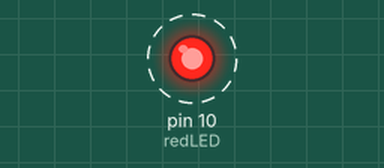
Simulated run of this sketch. Board: Arduino Uno, built with avr-gcc and run on an emulated ATmega328P. On the bench: output pins drawn as LEDs (lit = HIGH). Dashed ring = blinking. What the sketch prints to the serial monitor is not drawn.

Above: at 0.2 s.
Timing chart, 0 to 3.0 s (numbered marks = the images above):
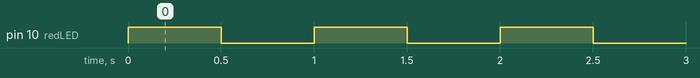

Measured:
- by itself, pin 10 (redLED): alternates HIGH for 0.50 s and LOW for 0.50 s

The sketch:

1-blink.ino
```cpp
#include <Arduino.h>

// Define the pins our LED is connected to
#define redLED 10

// Setup
void setup() {
    // Start debugging output
    Serial.begin(115200);

    // LED pins are OUTPUT pins
    pinMode(redLED, OUTPUT);

    // But set them off (LOW) initially
    digitalWrite(redLED, LOW);

    // All done
    Serial.println("Setup completed");
}

// Main loop
void loop() {
    // Start the red LED going
    digitalWrite(redLED, HIGH);

    // Wait a bit
    delay(500);

    // Turn it off
    digitalWrite(redLED, LOW);

    // Wait a bit
    delay(500);
}
```
